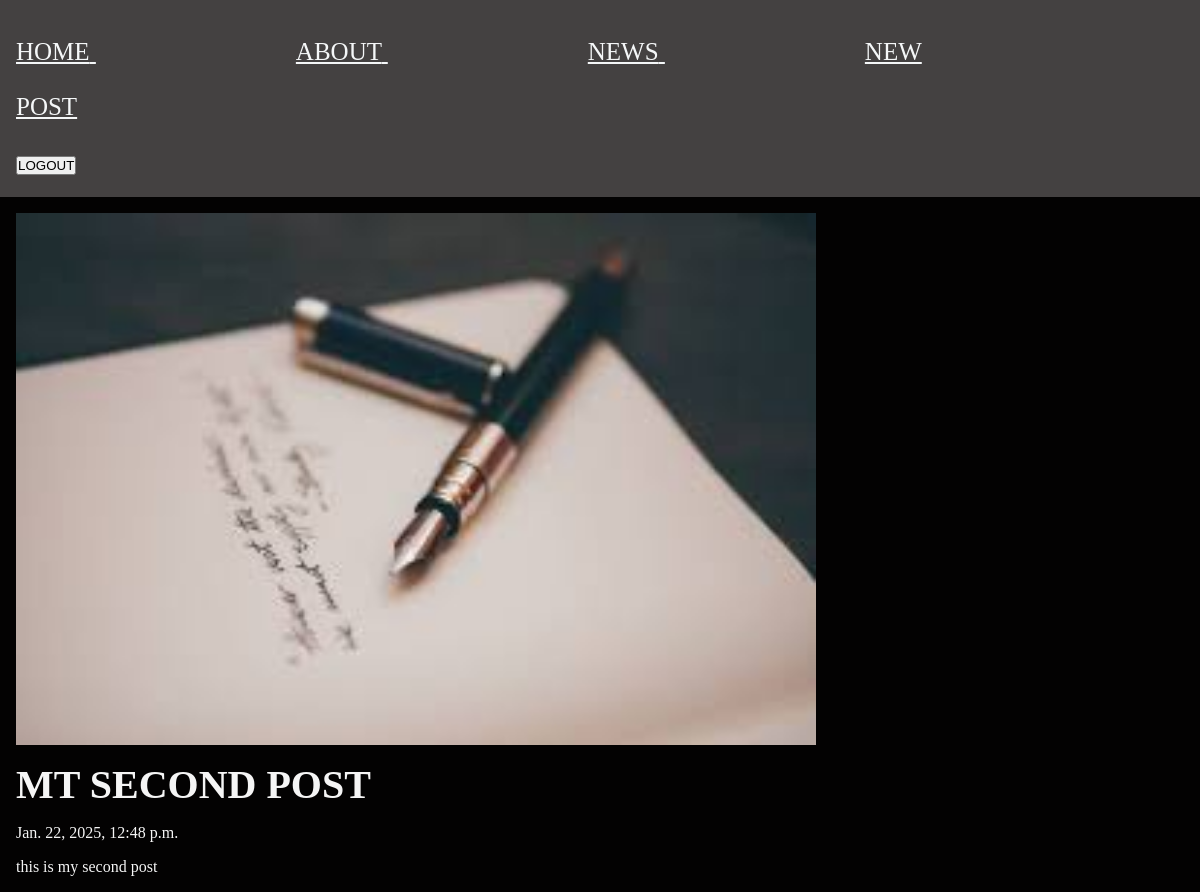
Page /posts/my-sec-post (signed in) on the committed database.
### posts/models.py (models this page shows, shortened)
class Post(models.Model):
    title = models.CharField(max_length=75)
    body  = models.TextField()
    slug  = models.SlugField()
    date  = models.DateTimeField(auto_now_add=True)
    banner=models.ImageField(default='fallback.png',blank=True)

### posts/views.py (the view)
# urls.py: path('<slug:slug>',views.post_page,name="page"),
def post_page(request,slug):
    post = Post.objects.get(slug=slug)
    return render(request, 'posts/post_page.html', {'post':post})

### posts/templates/posts/post_page.html (shortened to what this page needs)
{% extends "layout.html" %}
 {% block content%}
 <section>
    <img class="banner" src="{{ post.banner.url }}" alt="{{ post.title }}"/>
     <h1>{{ post.title }}</h1>
     <p>{{ post.date }}</p>
     <p>{{ post.body }}</p>
</section>
 {% endblock %}

### static/css/style.css (style rules this page uses)
* { margin: 0; padding: 0; box-sizing: border-box; }
body { min-height: 100vh; background-color: rgb(3, 2, 2); color: whitesmoke; font-size: 3rem; }
section { display: flex; flex-flow: column; gap: 1rem; }
h1, h2 { font-size: 2.5rem; }
p { font-size: 1rem; }
.banner { display: block; width: 100%; max-width: 800px; }

### rows in the picture
Post: banner (picture), title "MT SECOND POST", date "Jan. 22, 2025, 12:48 p.m.", body "this is my second post"
